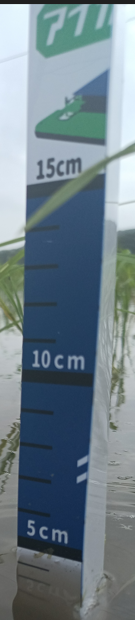
#> input picture for_test_manythings/image.png, 135 x 620 px
$ python 'test (1).py'
#> lines starting #> are read from the running program, lines starting #| are printed output that depends on the picture; after the words box and inside, x2 and y2 are one past the last pixel; in counts of white or black regions, pixels touching at a corner belong together
import cv2
import numpy as np

# Load the image
image = cv2.imread("image.png")
#> image is the input picture: shape (620, 135, 3); mean B, G, R 137.9, 128.4, 111.8

# Convert the image to grayscale
gray = cv2.cvtColor(image, cv2.COLOR_BGR2GRAY)
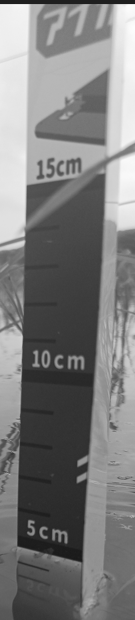
#> gray: shape (620, 135); min 25, max 253, mean 124.5

# Apply Canny edge detection to find edges
edges = cv2.Canny(gray, 10, 15)
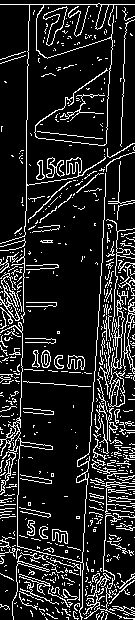
#> edges: shape (620, 135); 14.1% white in thin lines or dots

# Apply Hough line transformation to detect lines
lines = cv2.HoughLinesP(edges, 1, np.pi/180, threshold=100, minLineLength=100, maxLineGap=10)
#> lines = 19 rows, first 6: [83, 540, 102, 255], [121, 140, 124, 35], [27, 119, 29, 4], [106, 384, 106, 279], [107, 487, 107, 369], [117, 426, 122, 528]

# Draw the detected lines on the original image
if lines is not None:
    for line in lines:
        x1, y1, x2, y2 = line[0]
        cv2.line(image, (x1, y1), (x2, y2), (0, 0, 255), 2)
#> this loop made 19 passes
#> (x1, y1, x2, y2) on passes 1 to 12: (83, 540, 102, 255), (121, 140, 124, 35), (27, 119, 29, 4), (106, 384, 106, 279), (107, 487, 107, 369), (117, 426, 122, 528), (112, 442, 113, 544), (116, 557, 116, 409), (17, 336, 17, 230), (117, 395, 131, 229), (20, 336, 22, 236), (122, 422, 125, 529)
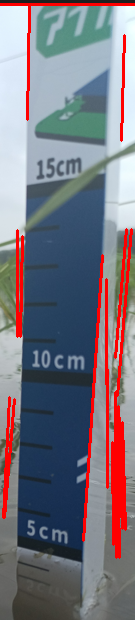
#> image: shape (620, 135, 3); 7.85% of pixels changed, all inside (x1, y1, x2, y2) = (0, 3, 135, 559)

# Display the result
cv2.imshow("Detected Lines", image)
cv2.waitKey(0)
cv2.destroyAllWindows()
